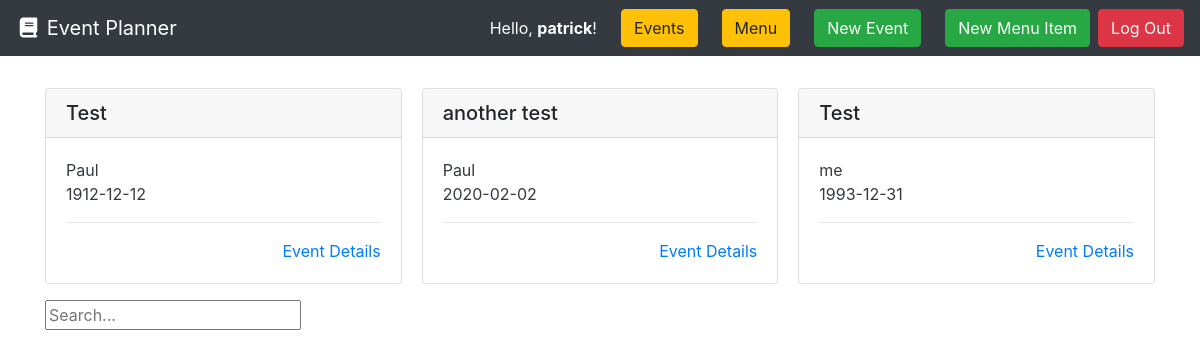
Before: / (signed in) with the older database file.
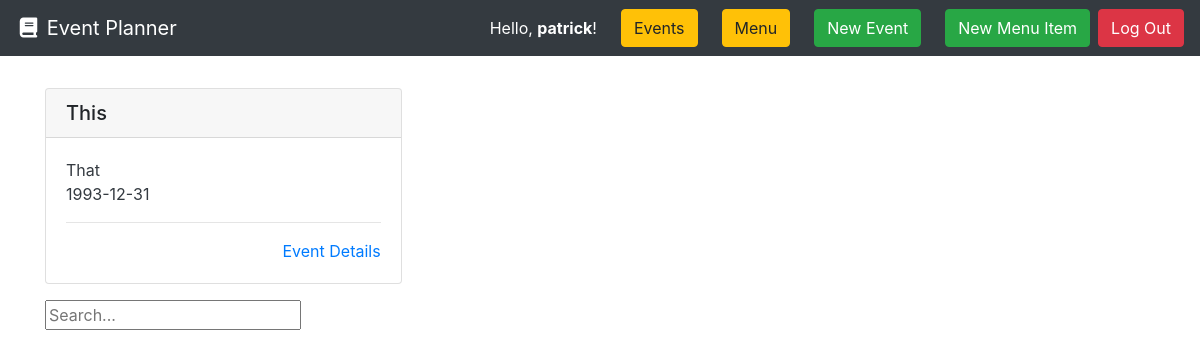
After: the same page with the newer database file.
### event_planner/models.py (models this page shows, shortened)
class Event(models.Model):
    name = models.CharField(max_length=100, blank=False, default='', null=True)
    coordinator = models.ForeignKey(User, blank=True, null=True, default='',on_delete=models.PROTECT, help_text="The user that posted this article.")
    slug = models.CharField(max_length=settings.WIKI_PAGE_TITLE_MAX_LENGTH, blank=True, editable=False, help_text="Unique URL path to access this page. Generated by the system.")
    details = models.TextField(help_text="Write the details of your page here.", null=True, default='')
    created = models.DateTimeField(auto_now_add=True, help_text="The date and time this page was created. Automatically generated when the model saves.")
    event_date = models.DateField(blank=False, null=False)
    event_time = models.TimeField(auto_now=False, auto_now_add=False)
    modified = models.DateTimeField(auto_now=True, help_text="The date and time this page was updated. Automatically generated when the model updates.")
    contact_person = models.CharField(max_length=100, blank=False, default='', null=False)
    location = models.CharField(max_length=100, blank=False, default='', null=False)
    number_of_guests = models.IntegerField(help_text='The number of guests.')

### event_planner/views.py (the view)
# urls.py: path('', EventListView.as_view(), name='event-list'),
class EventListView(ListView):
    model = Event
    def get(self, request):
        events = self.get_queryset().all()
        return render(request, 'event_planner/event-list.html',{
        'events': events
        })

### event_planner/templates/event_planner/event-list.html
{% extends "base.html" %}
{% block content %}
{% if events %}
    <div class="card-columns">
      {% for event in events %}
        {% include "event_planner/partials/card.html" %}
      {% endfor %}
    </div>
    {% else %}
      <div class="alert alert-primary" role="alert">No events to display.</div>
    {% endif %}
    <form action="{% url 'search_results' %}" method="get">
      <input name="q" type="text" placeholder="Search...">
    </form>
{% endblock %}

### templates/base.html (shortened to what this page needs)
<!doctype html>
<html lang="en">
  <head>
    <link rel="stylesheet" href="https://stackpath.bootstrapcdn.com/bootstrap/4.3.1/css/bootstrap.min.css"
>
  </head>
  <body>
    <nav class="navbar navbar-expand-md navbar-dark bg-dark">
      <a class="navbar-brand" href="/"><i class="fas fa-fw fa-book"></i> Event Planner</a>
      <form class="form-inline ml-auto">
        {% if user.is_authenticated %}
        <div class="text-white">Hello, <strong>{{user.username}}</strong>!</div>
        {% else %}
        <div class="text-white">Hello!</div>
        {% endif %}
        <a href="/" class="btn btn-warning ml-4">Events</a>
        <a href="{% url 'menu-list' %}" class="btn btn-warning ml-4">Menu</a>
        {% if user.is_authenticated %}
        <a href="{% url 'new' %}" class="btn btn-success ml-4">New Event</a>
        <a href="{% url 'new-menu-item' %}" class="btn btn-success ml-4">New Menu Item</a>
        <a href="{% url 'logout' %}" class="btn btn-danger ml-2">Log Out</a>
        {% else %}
        <a href="{% url 'login' %}" class="btn btn-secondary ml-2">Log In</a>
        <a href="{% url 'signup' %}" class="btn btn-primary ml-2">Sign Up</a>
        {% endif %}
      </form>
    </nav>
    <main role="main" class="container" style="margin-top: 4vh;">
      {% block content %}{% endblock %}
    </main>
  </body>

### event_planner/templates/event_planner/partials/card.html
<div class="card mb-3">
  <h5 class="card-header ">{{ event.name }}</h5>
  <div class="card-body border-dark">
    <p class="card-text text-dark">
      {{ event.contact_person|truncatewords_html:30 }}
      <br>
      {{ event.event_date|truncatewords_html:30 }}
      <hr>
      <div class="text-right"><a href="{% url 'event-details-page' event.id %}" name="Event Details">Event Details</a></div>
  </div>
</div>

Changed rows visible on the page:
removed Event: name "Test", contact_person "Paul", event_date "1912-12-12"
removed Event: name "another test", contact_person "Paul", event_date "2020-02-02"
removed Event: name "Test", contact_person "me", event_date "1993-12-31"
added Event: name "This", contact_person "That", event_date "1993-12-31"
